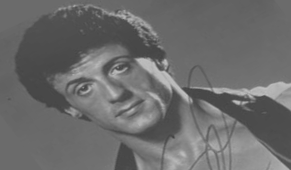
#> input picture Oblig1/portrett.png, 291 x 170 px
$ python a.py
#> lines starting #> are read from the running program, lines starting #| are printed output that depends on the picture; long printed decimals are rounded
from imageio import imread
import matplotlib.pyplot as plt
import numpy as np
import math

def lagHistogram(f):
    maks = 256
    for i in range(N):
        for j in range(M):
            if f[i,j] > maks:
                maks = int(f[i,j])
    array = [0] * maks
    for i in range(N):
        for j in range(M):
            value = round(f[i,j])
            if(value in range(0, maks)):
                array[value] = array[value]+1
    y_pos = np.arange(len(array))
    return array

def normalisertHist(hist):
    tot = sum(hist)
    p = hist.copy()
    for i in range(len(p)):
        p[i] = hist[i]/tot
    return p


def finnMiddelverdi(normHist):
    middelverdi = 0
    for i in range(len(normHist)):
        middelverdi += normHist[i]*i
    return middelverdi

def finnStd(normHist,f):
    v_1 = 0
    v_2 = finnMiddelverdi(normHist)**2
    for i in range(len(normHist)):
        v_1 += i**2*normHist[i]
    varians = v_1 - v_2
    return math.sqrt(varians)


def transformasjon(m, s, m_t, s_t):
    t = np.zeros(G)

    for i in range(G):
        t[i] = m_t+(i-m)*(s_t/s)
    return t

def utforTransformasjon(f, t):
    f_out = np.zeros((N,M))
    for i in range(N):
        for j in range(M):
            f_out[i,j] = t[int(f[i,j])]
    return f_out

f = imread('portrett.png', as_gray=True)
#> f is the input picture: shape (170, 291) float32; min 66, max 196, mean 107.7
N,M = f.shape
#> N = 170; M = 291
G = 256


h = lagHistogram(f)
#> after the loop in lagHistogram, `for i in range(N):`: maks = 256
#> in lagHistogram, `array = [0] * maks`: array = 256 values from 0 to 0
#> after the loop in lagHistogram, `for i in range(N):`: array = 256 values, max 4364 at index 107, min 0 at index 0, mean 193.2
#> in lagHistogram, `y_pos = np.arange(len(array))`: y_pos = 256 values from 0 to 255
#> h has the same summary as array in lagHistogram
n = normalisertHist(h)
#> in normalisertHist, `tot = sum(hist)`: tot = 49470
#> in normalisertHist, `p = hist.copy()`: p has the same summary as array in lagHistogram
#> after the loop in normalisertHist, `for i in range(len(p)):`: p = 256 values, max 0.0882 at index 107, min 0 at index 0, mean 0.00391
#> n has the same summary as p in normalisertHist
middelverdi = finnMiddelverdi(n)
#> after the loop in finnMiddelverdi, `for i in range(len(normHist)):`: middelverdi = 107.7
#> middelverdi = 107.7
std = finnStd(n,f)
#> in finnStd, `v_2 = finnMiddelverdi(normHist)**2`: v_2 = 11606.8
#> after the loop in finnStd, `for i in range(len(normHist)):`: v_1 = 12222.6
#> in finnStd, `varians = v_1 - v_2`: varians = 615.8
#> std = 24.82
print("values for input image: Mean", middelverdi, "Standard diviation", std)
#| values for input image: Mean 107.735 Standard diviation 24.816
#ønsket middelverdi og standardavvik
middelverdi_t = 127
std_t = 64
#transformasjonen
t = transformasjon(middelverdi, std, middelverdi_t, std_t)
#> after the loop in transformasjon, `for i in range(G):`: t = 256 values from -150.8 to 506.8
#> t = 256 values from -150.8 to 506.8

#Bilde etter transformasjon
f_ny = utforTransformasjon(f,t)
#> after the loop in utforTransformasjon, `for i in range(N):`:
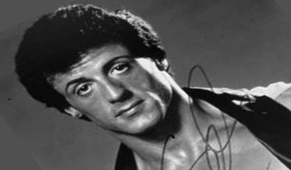
#> f_out: shape (170, 291) float64; min 19.37, max 354.6, mean 127; drawn with min black and max white

h_ny = lagHistogram(f_ny)
#> h_ny = 354 values, max 4364 at index 125, min 0 at index 0, mean 139.7
n_ny = normalisertHist(h_ny)
#> n_ny = 354 values, max 0.0882 at index 125, min 0 at index 0, mean 0.00282
middelverdi_ny = finnMiddelverdi(n_ny)
#> middelverdi_ny = 127
std_ny = finnStd(n_ny,f_ny)
#> the loop in finnStd (call 2), `for i in range(len(normHist)):` made 354 passes
#> v_1 on passes 1 to 3: 0, 0, 0
#> std_ny = 63.98


print("values for output image: Mean", middelverdi_ny, "Standard diviation", std_ny)
#| values for output image: Mean 126.996 Standard diviation 63.985
y_pos = np.arange(G)
y_pos2 = np.arange(len(n_ny))
#> y_pos2 = 354 values from 0 to 353


fig1, (ax1, ax2) = plt.subplots(2)
ax1.imshow(f, cmap="gray", vmin=0, vmax=255)
ax2.bar(y_pos, h)


fig2, (ax1, ax2) = plt.subplots(2)
ax1.imshow(f_ny, cmap="gray", vmin=0, vmax=255)
ax2.bar(y_pos2, h_ny)


plt.show()
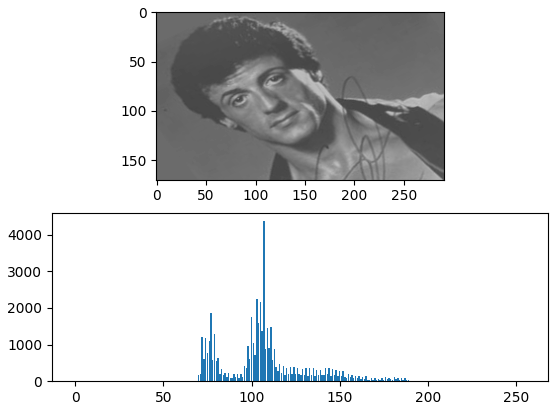
#> figure drawn by matplotlib, 2 panels; panel 2: tallest bar 4364 high, from x = 106.6 to 107.4
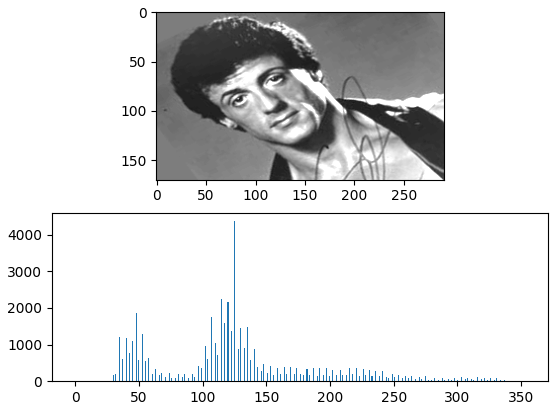
#> figure drawn by matplotlib, 2 panels; panel 2: tallest bar 4364 high, from x = 124.6 to 125.4
